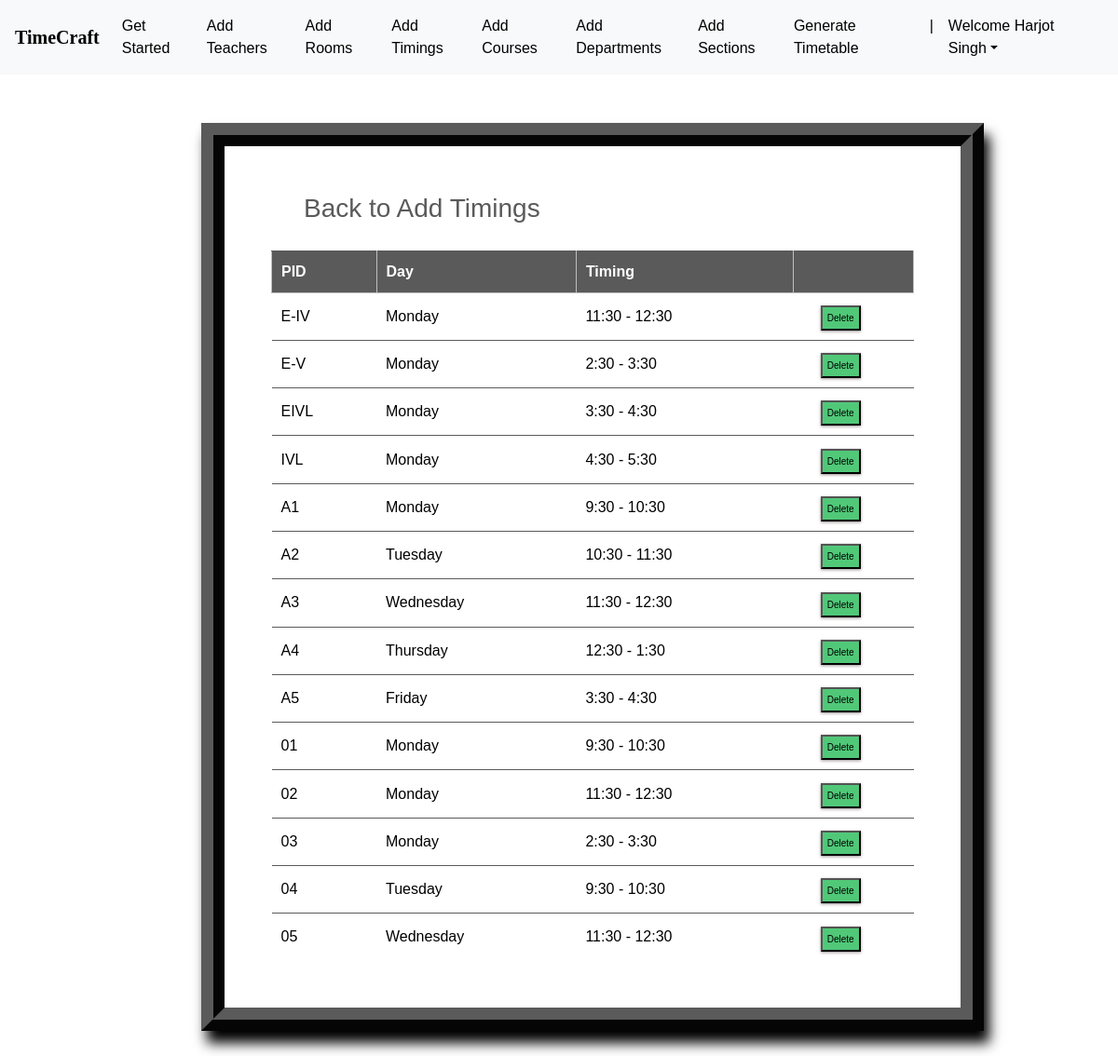
The app's page /timings_list/ (signed in) with its own data.
### ttgen/models.py (models this page shows, shortened)
class MeetingTime(models.Model):
    pid = models.CharField(max_length=4, primary_key=True)
    time = models.CharField(max_length=50, choices=time_slots, default='11:30 - 12:30')
    day = models.CharField(max_length=15, choices=DAYS_OF_WEEK)

### ttgen/views.py (the view)
# urls.py: path('timings_list/', views.meeting_list_view, name='editmeetingtime'),
@login_required
def meeting_list_view(request):
    context = {
        'meeting_times': MeetingTime.objects.all()
    }
    return render(request, 'mtlist.html', context)

### templates/mtlist.html (shortened to what this page needs)
<!DOCTYPE html>
<html lang="en">
<head>
	<link rel="stylesheet" href="https://maxcdn.bootstrapcdn.com/bootstrap/4.0.0/css/bootstrap.min.css">
    <link rel="stylesheet" type="text/css" href="static/css/index.css">
</head>
<body>
        <header>
			<nav class="navbar navbar-expand-md navbar-dark fixed-top bg-light">
                <a class="navbar-brand" href="#" style="color: black;"><b>TimeCraft</b></a>
                <div class="collapse navbar-collapse" id="navbarCollapse">
                    <ul class="navbar-nav ml-auto">
                    <li class="nav-item">
                        <a class="nav-link" href="{% url 'admindash' %}"  style="color: black;">Get Started</a>
                    </li>
                    <li class="nav-item">
                        <a class="nav-link" href="{% url 'addInstructors' %}"  style="color: black;">Add Teachers</a>
                    </li>
                    <li class="nav-item">
                        <a class="nav-link" href="{% url 'addRooms' %}"  style="color: black;">Add Rooms</a>
                    </li>
                    <li class="nav-item active">
		                <a class="nav-link" href="{% url 'addTimings' %}"  style="color: black;">Add Timings</a>
		            </li>
                    <li class="nav-item">
                        <a class="nav-link" href="{% url 'addCourses' %}"  style="color: black;">Add Courses</a>
                    </li>
                    <li class="nav-item">
			            <a class="nav-link" href="{% url 'addDepts' %}"  style="color: black;">Add Departments</a>
		            </li>
					<li class="nav-item">
			            <a class="nav-link" href="{% url 'addSections' %}"  style="color: black;">Add Sections</a>
		            </li>
					<li class="nav-item">
			            <a class="nav-link" href="{% url 'generate' %}"  style="color: black;">Generate Timetable</a>
		            </li>
					<li class="nav-item active">
			            <a class="nav-link"  style="color: black;">|</a>
		            </li>
                    <li class="nav-item dropdown">
		                <a class="nav-link dropdown-toggle" href="#" id="dropdown03" data-toggle="dropdown" aria-haspopup="true" aria-expanded="false"  style="color: black;">Welcome {{ user.first_name }}</a>
		            </li>
                    </ul>
                </div>
            </nav>
        </header>
		<br><br>
        {%block content%}
        {% load static %}
        <fieldset class="fieldset">
    <a href="{% url 'addTimings'%}"><h1 class="tablink" onclick="openPage('new')" id="defaultOpen">Back to Add Timings</h1></a>
    <div class="tabcontent" id="edit">
			<table class="table1">
				<thead>
				<tr class="table-headers">
				<th>PID</th>
				<th>Day</th>
				<th>Timing</th>
				<th  class="empty"></th>
				</tr>
				</thead>
				<tbody>
				{% for mt in meeting_times %}
				<tr>
				 <td>{{mt.pid}}</td>
				 <td>{{mt.day}}</td>
				 <td>{{mt.time}}</td>
				 <td class="empty">
					<form action="{% url 'deletemeetingtime' mt.pid %}" method="post">
						<input type="submit" value="Delete" class="cross" style="color: black; background-color:#50C878">
					</form>
				 </td>
				 </tr>
				{% endfor %}
				</tbody>
			</table>
		</div>
</fieldset>
{% endblock %}

### static/css/index.css (style rules this page uses)
body { padding-top: 3rem; padding-bottom: 3rem; color: #000000; font-family: 'Poppins', sans-serif; overflow-x: hidden; }
nav { font-family: sans-serif; }

### templates/mtlist.html (style rules this page uses)
nav { font-family: sans-serif; }
.navbar-brand { font-size: 20px; font-family: Georgia, 'Times New Roman', Times, serif; }
* { margin: 0; padding: 0; box-sizing: border-box; }
html { scroll-behavior: smooth; }
a { text-decoration:none; }
form { margin-top: 3%; margin-left: 18%; margin-right: 12%; }
fieldset h1 { color: #5a5a5a; padding-bottom: 20px; margin-left: 35px; display: inline-block; cursor: pointer; font-size: 28px; }
fieldset input { padding:8px; color: #938c8c }
.table2 td, th { border: 1px solid rgb(190,190,190); padding: 10px 20px; }
.table1 { width: 100%; border-collapse: collapse; text-align: left; overflow: hidden; }
.table1 td, th { border-top: 1px solid #5a5a5a; padding: 10px; }
.table1 th { background-color: #5a5a5a; color: #fff; }
.cross { font-size:10px; box-shadow: 0px 1px 3px 0px #9e9292; padding: 4px 5px; color: #fff; background-color: #5a5a5a; cursor: pointer; }
.fieldset { margin-top: 3%; margin-left: 18%; margin-right: 12%; padding: 50px; border-width: 25px; border-style: ridge; border-color: #5a5a5a; box-shadow: 6px 13px 13px 0px black; background-color: #fff; }
.nav-item a { color: black; text-decoration: none; transition: font-size 0.3s; }

### records on screen
MeetingTime: pid "E-IV", day "Monday", time "11:30 - 12:30"
MeetingTime: pid "E-V", day "Monday", time "2:30 - 3:30"
MeetingTime: pid "EIVL", day "Monday", time "3:30 - 4:30"
MeetingTime: pid "IVL", day "Monday", time "4:30 - 5:30"
MeetingTime: pid "A1", day "Monday", time "9:30 - 10:30"
MeetingTime: pid "A2", day "Tuesday", time "10:30 - 11:30"
MeetingTime: pid "A3", day "Wednesday", time "11:30 - 12:30"
MeetingTime: pid "A4", day "Thursday", time "12:30 - 1:30"
MeetingTime: pid "A5", day "Friday", time "3:30 - 4:30"
MeetingTime: pid "01", day "Monday", time "9:30 - 10:30"
MeetingTime: pid "02", day "Monday", time "11:30 - 12:30"
MeetingTime: pid "03", day "Monday", time "2:30 - 3:30"
MeetingTime: pid "04", day "Tuesday", time "9:30 - 10:30"
MeetingTime: pid "05", day "Wednesday", time "11:30 - 12:30"

### other values on screen
{{ user.first_name }} "Harjot Singh"
